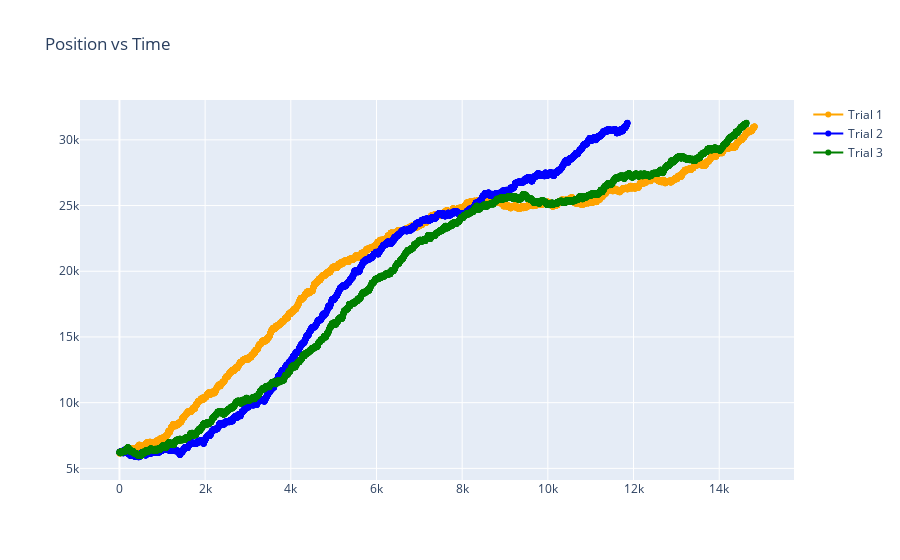

Notebook source saved alongside this figure:
### Code cell
hist_bins = 120
pos_v_time_df_timefilt = pos_v_time_df[pos_v_time_df['time'] >= time1]
pos_v_time_df_timefilt['time'] = pos_v_time_df_timefilt['time'] - time1
pos_v_time_df_timefilt = pos_v_time_df_timefilt.reset_index(drop=False)

pos_v_time_df2_timefilt = pos_v_time_df2[pos_v_time_df2['time'] >= time2]
pos_v_time_df2_timefilt['time'] = pos_v_time_df2_timefilt['time'] - time2
pos_v_time_df2_timefilt = pos_v_time_df2_timefilt.reset_index(drop=False)

pos_v_time_df4_timefilt = pos_v_time_df4[pos_v_time_df4['time'] >= time4]
pos_v_time_df4_timefilt['time'] = pos_v_time_df4_timefilt['time'] - time4
pos_v_time_df4_timefilt = pos_v_time_df4_timefilt.reset_index(drop=False)

# create traces
trace0 = go.Scatter(
    x = pos_v_time_df_timefilt['time'],
    y = pos_v_time_df_timefilt['position'],
    mode = 'lines+markers',
    name = 'Trial 1',
    marker=dict(color='orange')
)
# The second trace
trace1 = go.Scatter(
    x = pos_v_time_df2_timefilt['time'],
    y = pos_v_time_df2_timefilt['position'],
    mode = 'lines+markers',
    name = 'Trial 2',
    marker=dict(color='blue')
)
# The third trace
trace2 = go.Scatter(
    x = pos_v_time_df4_timefilt['time'],
    y = pos_v_time_df4_timefilt['position'],
    mode = 'lines+markers',
    name = 'Trial 3',
    marker=dict(color='green')
)
# create the data
data = [trace0, trace1, trace2]  # assign traces to data

# create the layout
layout = go.Layout(
    title = "Position vs Time"
)

# crate the fig
fig = go.Figure(data=data,layout=layout)
fig.show()

### Figure 1 — Plotly figure (JSON) as saved in the notebook; plotly's stock layout.template omitted (floating-point values rounded to 4 significant figures; data arrays with more than 128 entries replaced by an {"elided": "..."} marker saying what was removed)
{"data": [{"marker": {"color": "orange"}, "mode": "lines+markers", "name": "Trial 1", "type": "scatter", "x": {"elided": "14826 int values"}, "y": {"elided": "14826 float values"}}, {"marker": {"color": "blue"}, "mode": "lines+markers", "name": "Trial 2", "type": "scatter", "x": {"elided": "11859 int values"}, "y": {"elided": "11859 float values"}}, {"marker": {"color": "green"}, "mode": "lines+markers", "name": "Trial 3", "type": "scatter", "x": {"elided": "14636 int values"}, "y": {"elided": "14636 float values"}}], "layout": {"title": {"text": "Position vs Time"}}}
